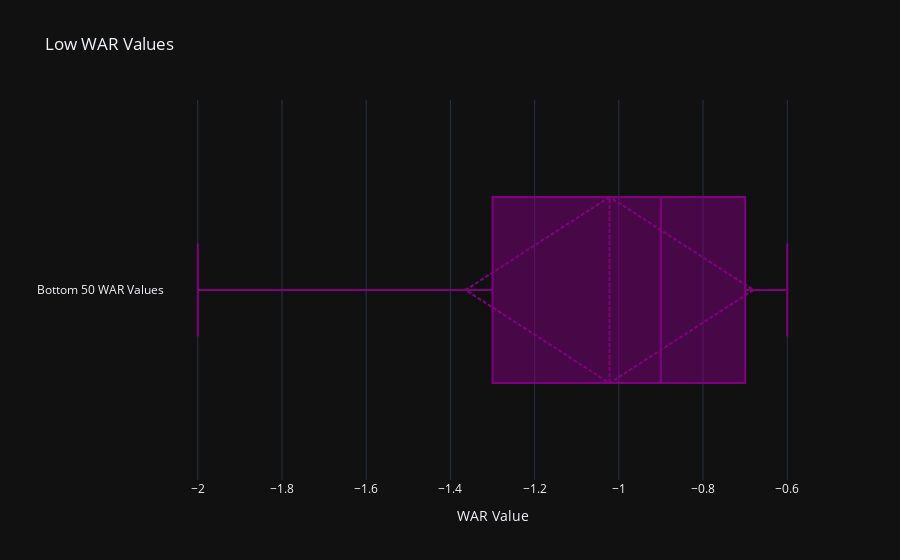

Notebook source saved alongside this figure:
### Code cell
import os
import pandas as pd
import plotly.graph_objects as go

# Define the path to your CSV file
csv_file_path = 'WAR_2023.csv'

# Check if the file exists
if not os.path.exists(csv_file_path):
    raise FileNotFoundError(f"The file '{csv_file_path}' does not exist.")

try:
    # Attempt to read the CSV file with different encodings
    try:
        df = pd.read_csv(csv_file_path, encoding='utf-8')
    except UnicodeDecodeError:
        try:
            df = pd.read_csv(csv_file_path, encoding='latin1')
        except UnicodeDecodeError:
            df = pd.read_csv(csv_file_path, encoding='iso-8859-1')
except Exception as e:
    raise ValueError(f"Error reading the CSV file: {e}")

# Ensure the CSV file has at least 16 columns
if df.shape[1] < 16:
    raise ValueError("The CSV file does not have at least 16 columns.")

try:
    # Extract the 16th column (index 15, since indexing starts from 0)
    column_16 = df.iloc[:, 15]

    # Ensure the column contains numeric values
    column_16 = pd.to_numeric(column_16, errors='coerce')
    
    # Drop NaN values that cannot be converted to numeric
    column_16 = column_16.dropna()

    # Sort the column in ascending order and select the bottom 50 values
    bottom_50_values = column_16.nsmallest(50)

    # Compute statistics for bottom 50 values
    bottom_50_mean = bottom_50_values.mean()
    bottom_50_median = bottom_50_values.median()
    bottom_50_variance = bottom_50_values.var()
    bottom_50_std_dev = bottom_50_values.std()

    # Print the results for bottom 50 values
    print("Low WAR Values:")
    print("Sample Mean:", bottom_50_mean)
    print("Sample Median:", bottom_50_median)
    print("Sample Variance:", bottom_50_variance)
    print("Sample Standard Deviation:", bottom_50_std_dev)

    # Create interactive horizontal box plot for bottom 50 values using Plotly
    fig = go.Figure()

    # Adding a horizontal box plot for the bottom 50 WAR values
    fig.add_trace(go.Box(
        x=bottom_50_values,
        name='Bottom 50 WAR Values',
        boxmean='sd',  # Display mean and standard deviation
        marker=dict(color='purple')
    ))

    # Customize the layout of the plot
    fig.update_layout(
        title="Low WAR Values",
        xaxis_title="WAR Value",
        yaxis_title="",
        template="plotly_dark",
        showlegend=False,
        hovermode="x"
    )

    # Display the interactive plot
    fig.show()

except Exception as e:
    raise ValueError(f"Error processing the 16th column: {e}")

### Figure 1 — Plotly figure (JSON) as saved in the notebook; plotly's stock layout.template omitted (floating-point values rounded to 4 significant figures)
{"data": [{"boxmean": "sd", "marker": {"color": "purple"}, "name": "Bottom 50 WAR Values", "type": "box", "x": [-2, -1.9, -1.5, -1.5, -1.5, -1.5, -1.5, -1.4, -1.4, -1.4, -1.4, -1.3, -1.3, -1.3, -1.1, -1.1, -1.1, -1.1, -1.1, -1.1, -1.1, -1, -1, -0.9, -0.9, -0.9, -0.9, -0.9, -0.9, -0.8, -0.8, -0.8, -0.8, -0.8, -0.8, -0.8, -0.8, -0.7, -0.7, -0.7, -0.7, -0.7, -0.7, -0.7, -0.7, -0.7, -0.6, -0.6, -0.6, -0.6]}], "layout": {"hovermode": "x", "showlegend": false, "title": {"text": "Low WAR Values"}, "xaxis": {"title": {"text": "WAR Value"}}, "yaxis": {"title": {"text": ""}}}}
